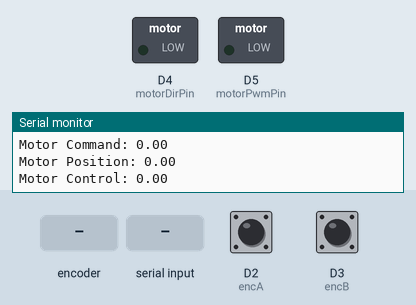
Recording of a sketch running on a simulated Arduino Zero (SAMD21). Shown: switched loads named in the sketch (green lamp = pin HIGH), the last lines printed to the serial monitor. Inputs (shaded band) come from the test bench; at power-on: D2 (encA) HIGH, D3 (encB) HIGH (analog values on the 0–1023 scale).

Above: at 1.2 s.
1.3 s: rotary encoder on D2 (encA) / D3 (encB) turned 3 steps (first pin leading)
At 2.8 s:
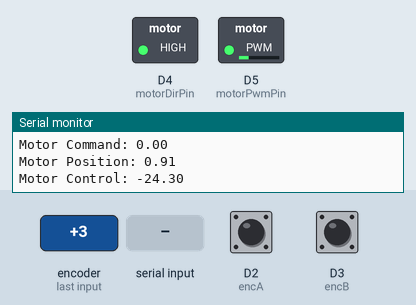
3.4 s: "90,45\n" received over Serial
At 4.2 s:
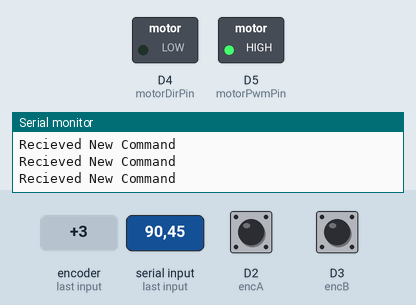
5.9 s: rotary encoder on D2 (encA) / D3 (encB) turned 1 step (first pin leading)
At 7.2 s:
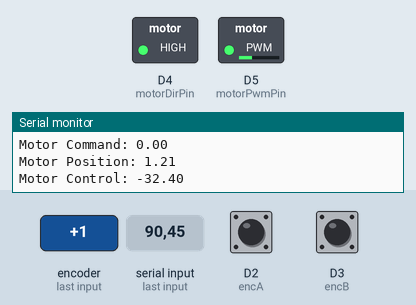
7.6 s: rotary encoder on D2 (encA) / D3 (encB) turned 3 steps (first pin leading)
At 8.9 s:
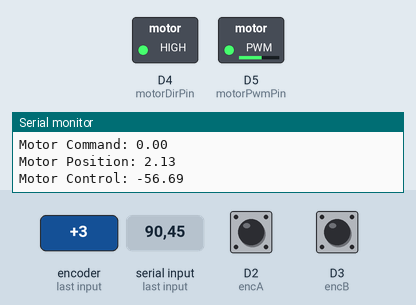
9.7 s: rotary encoder on D2 (encA) / D3 (encB) turned 3 steps (first pin leading)
At 10.5 s:
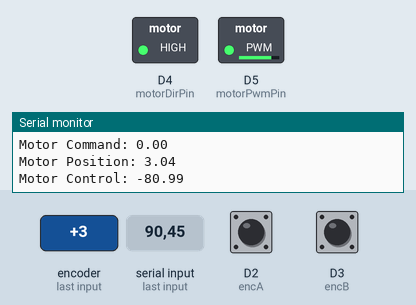
Timing chart, 0 to 12.7 s (numbered marks = the images above; inputs shaded):
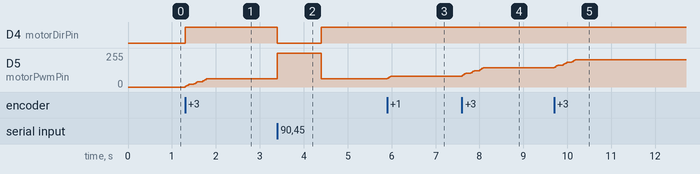

Measured:
- after the input at 1.3 s, D4 (motorDirPin): LOW → HIGH at once; D5 (motorPwmPin): moves from 0/255 to 61/255 over 0.48 s, starting at once
- after the input at 3.4 s, D4 (motorDirPin): HIGH → LOW at once, → HIGH 1.0 s later; D5 (motorPwmPin): 61/255 → 255/255 at once, → 61/255 1.0 s later
- after the input at 5.9 s, D5 (motorPwmPin): 61/255 → 82/255 at once
- after the input at 7.6 s, D5 (motorPwmPin): moves from 82/255 to 144/255 over 0.48 s, starting at once
- after the input at 9.7 s, D5 (motorPwmPin): moves from 144/255 to 206/255 over 0.48 s, starting at once

The sketch:

dc_motor_PID.ino
```cpp
/************************
This code implements PID control on position of a dc
 motor. State knowledge is based on quadrature encoder
 feedback.

 Hardware required for implementation
	Arduino
	H-bridge motor driver with PWM and DIR pins (e.g. Pololu G2 High-Power Motor Driver 24v13)
	DC motor with encoder with CPR>>360 (99:1 Metal Gear motor 25Dx54L mm HP 12V with 48 CPR Encoder)
		Note: The CPR of the recommended motor is effective 4741 after the gearbox.
	Optional: Logic level shifter. Most encoders use 5v, including the recommended. Your microcontroller
		may use 3.3v logic, and thus require a level shifter.

Wiring
	1)There should be four wires to each encoder (A, B, 5v, GND)
		A and B connect to the selected pins (see enc1A - enc2B)
		GND is commoned with the Arduino GND pin
		5v can come from any source (including Arduino) as long as GND of the source is commoned with logic

	3)Follow the H-bridge wiring scheme from the manufacturer
		see https://www.pololu.com/product/2992 for the H-bridge selected
		and https://www.pololu.com/product/3219 for the motor selected

Tuning
	The kp values indicated in this code were calculated to saturate (give full throttle) to the
	motor when there is an error of 5 degrees. This is appropriate for generally continuous command
	strings provided the rate of command change is within the motor operating frequency.

	ki and kd values are initially zeroed.

	If the rise-time (the time required for an initial error to become acceptably small, ignoring overshoot)
	is acceptably small, then kp should remain its default value.

	If there is an unacceptable level of overshoot or settling time increase the kd value in increments of .05
	until an the system settles quickly enough.

	Once kp and kd are chosen, add a disturbance force to the motor output. This can be a spring, or
	any external circumstance which causes an error in the output. Then slowly increase ki until the error is
	eliminated quickly enough. ki should be kept as small as possible as it can cause instabilities and degrade
	the dynamic response of the system.

Other Notes
	The direction was arbitrarily chosen in the code. If the system appears unstable initially, change the
	initialization of "dir" within the direction function. This swaps which direction is positive and negative.

************************/

#include "Control.h"	//Custom work in progress class

Control motor;	//create a Control object


/************************
Global Variables
*************************/
bool encAState, encBState;	//Encoder channel states
const int encA = 2;	//Pins for encoders
const int encB = 3;	//Pins for encoders

long count;	//Global variables to track position of motors (encoders)

float ang = 0;	//This will hold the commanded angle value

void setup()
{
	Serial.begin(9600);

	//Global Variable Setup
	count = 0;	//Initialize encoder count
	pinMode(encA, INPUT_PULLUP);	//Setup pin for encoder channel. Pullup for non-totempole output
	pinMode(encB, INPUT_PULLUP);	//Setup pin for encoder channel. Pullup for non-totempole output
	encAState = digitalRead(encA);	//Initialize encoder state
	encBState = digitalRead(encB);	//Initialize encoder state
	attachInterrupt(digitalPinToInterrupt(encA), encA_changed, CHANGE);	//Setup interrupt for background proccessing
    attachInterrupt(digitalPinToInterrupt(encB), encB_changed, CHANGE);	//Setup interrupt for background proccessing


}

void loop()
{

	const int motorPwmPin = 5;	//Define pins for motor PWM
	const int motorDirPin = 4;	//Define pins for motor direction

	unsigned long lastTime = millis();	//Initialize sampeling timing
	unsigned long lastPrintTime = millis();

	float deg, deg_c, deg_d1, control;	//Define all the float variables

	const int Ts = 10; //Sample period in milliseconds
	const float alpha = .05;	//digital LPF coefficent

	const float intThreshHigh = 3.0;	//Threshold for using integrator (deg)
	const float intThreshLow = .25;		//Threshold for using integrator (deg)

	bool flag = true;	//Is this the first time through?

	//Conditions for Kp calculation
	const float maxErrorDeg = 15.0;

	//Constant variables for PID algorithm
	const float kp = 1.0/maxErrorDeg;
	const float ki = 0.0;
	const float kd = 0.01;

	float adcBits = 10.0;	//10 is standard for most arduinos
	float pwmBits = 8.0;	//8 is standard for most arduinos
	float encoderCPR = 4741.44;	//This is the effective CPR for the pololu motor listed above

	motor.set_gains(kp, ki, kd);
	motor.set_pins(motorPwmPin, motorDirPin);
	motor.set_antiwindup(intThreshHigh, intThreshLow);
	motor.set_time_filter(Ts/1000, alpha);
	motor.set_precision(pwmBits, adcBits);

	while(1)
	{

		if (Serial.available())	//Serial Data is in the buffer...
		{
			Serial.println("Recieved New Command");
			serial_parser();
		}

		if( millis() - lastTime >= Ts)
		{
			lastTime = millis();	//reset timer
			deg = (float(count)*360.0)/encoderCPR;	//read from encoder
			deg_c = ang;	//set command
			control = motor.pid(deg, deg_c, flag);	//run PID algorithm
			digitalWrite(motorDirPin, direction(control));	//Output direction to motor driver
			analogWrite(motorPwmPin, (pow(2.0,pwmBits)-1)*abs(control));	//Output voltage (via PWM) to motor
			if(flag)	//Reset flag
			{
				flag = !flag;
			}
		}

		if((millis() - lastPrintTime >= 1000))	//Print the status to the screen once a second
		{
			Serial.print("Motor Command: "); Serial.println(deg_c);
			Serial.print("Motor Position: "); Serial.println(deg);
			Serial.print("Motor Control: "); Serial.println(control*100.0);
			Serial.println("");
			lastPrintTime = millis();
		}
	}

}

void encA_changed()
{
    encAState = digitalRead(encA);

    if(encAState)  //A changed to HIGH
    {
        if(encBState)  //B is HIGH
        {
            count--;
        }
        else	//B is LOW
        {
            count++;
        }
    }
    else	//A changed to LOW
    {
        if(encBState)	//B is HIGH
        {
            count++;
        }
        else //B is LOW
        {
            count--;
        }
    }
}

void encB_changed()
{
    encBState = digitalRead(encB);

    if(encBState)  //B changed to HIGH
    {
        if(encAState)  //A is HIGH
        {
            count++;
        }
        else  //A is LOW
        {
            count--;
        }
    }
    else  //B changed to LOW
    {
        if(encAState)  //A is HIGH
        {
            count--;
        }
        else  //A is LOW
        {
            count++;
        }
    }
}

bool direction(float control)
{
	bool dir;

	if(control >= 0)
	{
		dir = 0;
	}
	else
	{
		dir = 1;
	}
	return(dir);
}

void serial_parser()
{
	float angle_c = Serial.parseFloat();

	ang = angle_c;

	Serial.flush();
}
```

Control.cpp
```cpp
#include <Arduino.h>
#include "Control.h"
#include <math.h>

Control::Control(void)
{

}

void Control::begin()
{

}

void Control::set_time_filter(float Ts, float alpha)
{
	_Ts = Ts;
	_alpha = alpha;

}

void Control::set_gains(float kp, float ki, float kd)
{
	_kp = kp;
	_ki = ki;
	_kd = kd;

}

void Control::set_precision(int pwmBits, int adcBits)
{
	_pwmBits = pwmBits;
	_adcBits = adcBits;

	//ADC and PWM precision
	analogWriteResolution(pwmBits);
	analogReadResolution(adcBits);

}

void Control::set_antiwindup(float intThreshHigh, float intThreshLow)
{
	_intThreshHigh = intThreshHigh;
	_intThreshLow = intThreshLow;

}

float Control::pid(float state, float command, bool flag)
{

	if(flag)
	{
		_integrator = 0.0;
		_differentiator = 0.0;
		_error_d1 = 0.0;
	}

	float error = command - state;

	if(abs(error) < _intThreshHigh && abs(error) > _intThreshLow)
	{
		_integrator = _integrator + (_Ts/2.0)*(error + _error_d1);
	}
	else
	{
		_integrator = 0.0;
	}

	_differentiator = ((2.0*_alpha - _Ts)/(2.0*_alpha + _Ts))*_differentiator + (2.0/(2.0*_alpha + _Ts))*(error - _error_d1);

	_error_d1 = error;

	return(saturate((_kp*error + _ki*_integrator + _kd*_differentiator), _contThresh, -_contThresh));

}


void Control::set_pins(int pwmPin, int dirPin)
{
	_pwmPin = pwmPin;
	_dirPin = dirPin;

	pinMode(_pwmPin, OUTPUT);
	pinMode(_dirPin, OUTPUT);
}


float Control::saturate(float input, float highLimit, float lowLimit)
{
	float output;

	if(input >= highLimit)
	{
		output = highLimit;
	}
	else if(input < lowLimit)
	{
		output = lowLimit;
	}
	else
	{
		output = input;
	}

	return(output);
}
```

Control.h
```cpp
#ifndef Control_h
#define Control_h

#include <Arduino.h>

class Control
{

	public:

		Control(void);
		void begin();
		void set_gains(float kp, float ki, float kd);
		void set_pins(int pwmPin, int dirPin);
		void set_precision(int pwmBits, int adcBits);
		void set_antiwindup(float intThreshHigh, float intThreshLow);
		void set_time_filter(float Ts, float alpha);
		float pid(float state, float command, bool flag);


	private:

		//Functions
		float saturate(float input, float highLimit, float lowLimit);

		//Variables
		float _integrator, _differentiator, _error_d1, _intThreshHigh, _intThreshLow, _alpha, _Ts;
		float _kp, _ki, _kd;

		float _contThresh = 1.0;
		int _pwmPin, _dirPin, _pwmBits, _adcBits;

};

#endif
```
